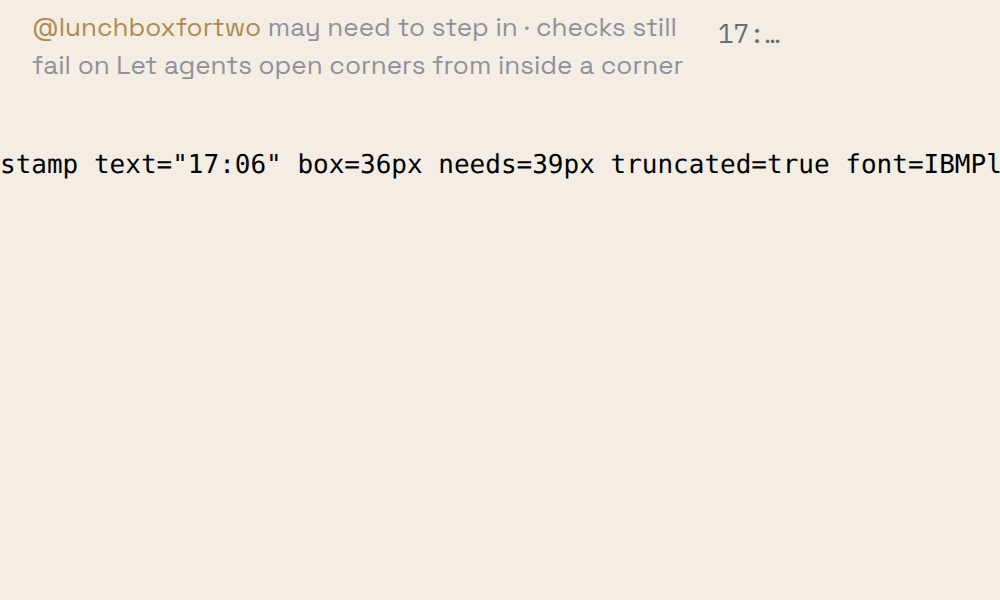
#> input picture pr-assets/system-line-stamp/before.png, 1000 x 600 px
$ python compose.py ../../../../../pr-assets/system-line-stamp/before.png ../../../../../pr-assets/system-line-stamp/before.png ../../../../../pr-assets/system-line-stamp/before.png ../../../../../pr-assets/system-line-stamp/before.png ../../../../../pr-assets/system-line-stamp/before.png 1.0
#> lines starting #> are read from the running program, lines starting #| are printed output that depends on the picture
# python3 compose.py before.png after.png out.png "title" bone|obsidian [scale]
import sys
from PIL import Image, ImageDraw, ImageFont
b, a, out, title, theme = sys.argv[1:6]
scale = float(sys.argv[6]) if len(sys.argv) > 6 else 1.0
FONT = '/home/alan/.local/state/beeline/corners/cf8ffb2b-4d7e-40dd-9844-6452ba9889b0/apps/mobile/sources/assets/fonts/SpaceGrotesk-Medium.ttf'
bg, fg, quiet = (('#F3EEE4', '#1E1A16', '#6F665C') if theme == 'bone' else ('#140D18', '#F1EBE3', '#A39A90'))
imgs = [Image.open(p).convert('RGB') for p in (b, a)]
#> imgs = 2 items
if scale != 1.0: imgs = [i.resize((int(i.width * scale), int(i.height * scale)), Image.LANCZOS) for i in imgs]
pad, head, sub = 40, 110, 70
w = max(i.width for i in imgs); h = max(i.height for i in imgs)
#> after `w = max((i.width for i in imgs))`: w = 1000
#> after `h = max((i.height for i in imgs))`: h = 600
canvas = Image.new('RGB', (pad * 3 + w * 2, head + sub + h + pad), bg)
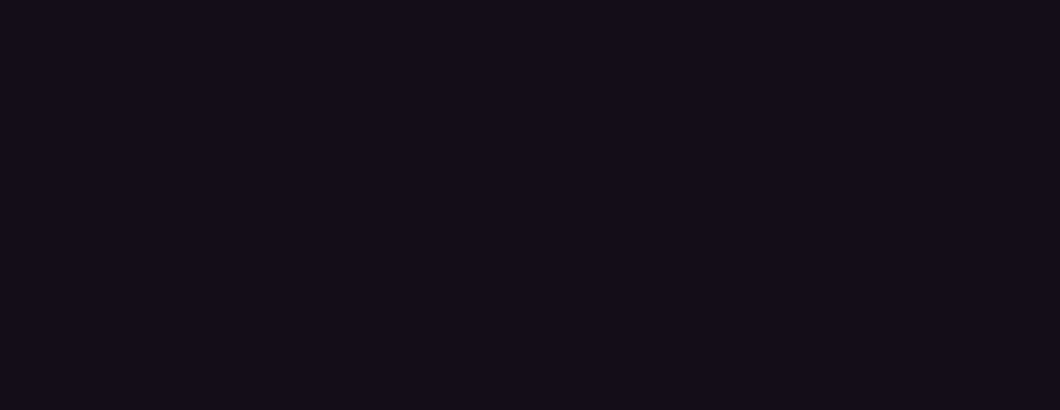
#> canvas: PIL image 2120x820 RGB (shown at 1/2 size); mean R, G, B 20, 13, 24
d = ImageDraw.Draw(canvas)
d.text((pad, 34), title, fill=fg, font=ImageFont.truetype(FONT, 44))
for n, (img, label) in enumerate(zip(imgs, ('Before · main fe39a63', 'After · this branch'))):
    x = pad + n * (w + pad)
    d.text((x, head + 12), label, fill=quiet, font=ImageFont.truetype(FONT, 34))
    canvas.paste(img, (x, head + sub))
    d.rectangle([x - 1, head + sub - 1, x + img.width, head + sub + img.height], outline=quiet, width=2)
#> this loop made 2 passes
#> (label, x) on passes 1 to 2: ('Before · main fe39a63', 40), ('After · this branch', 1080)
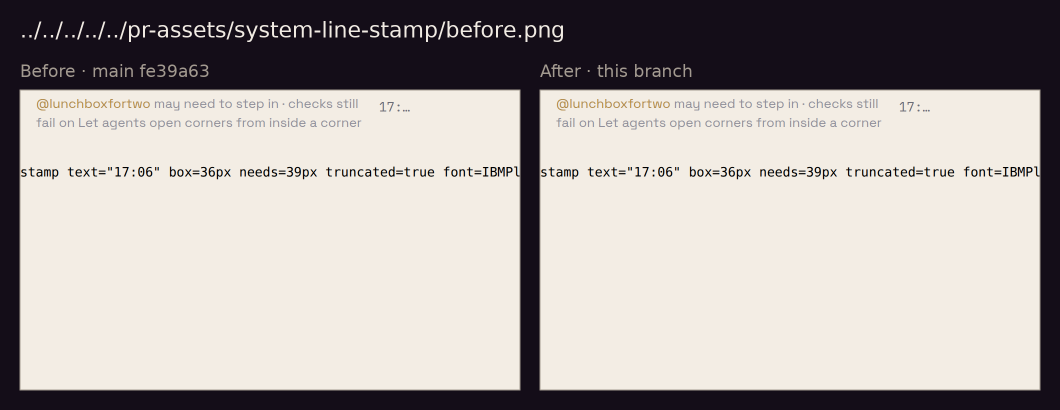
#> canvas: PIL image 2120x820 RGB (shown at 1/2 size); mean R, G, B 173.7, 167.4, 164.4
canvas.save(out, optimize=True)
print(out, canvas.size)
#| ../../../../../pr-assets/system-line-stamp/before.png (2120, 820)
